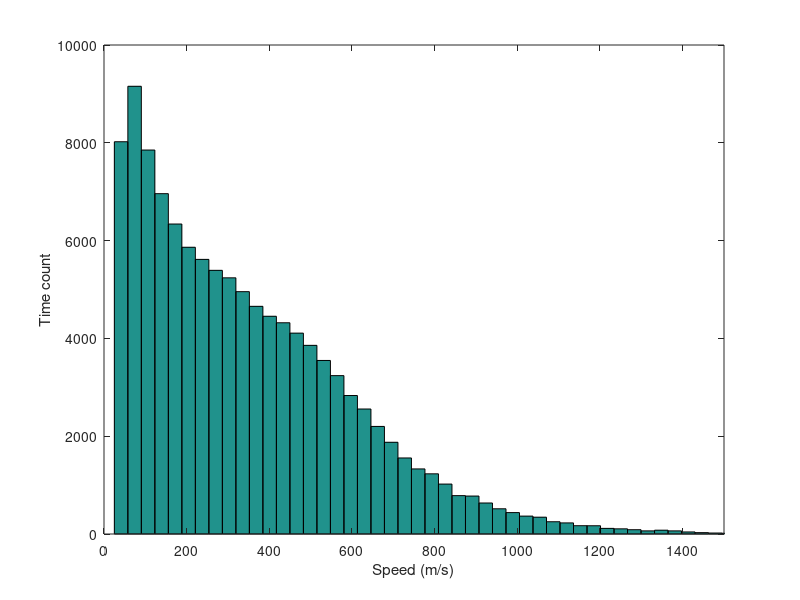

Write the MATLAB code that produced this figure. (Note: this script raises an error after producing the figure.)
load('BehaviorAprilAndNatureIn2DHISTO.mat')
close all
figure
Alllinespeed(Alllinespeed<=0)=[];Alllinespeed(Alllinespeed>=2000)=[];
temp=hist(Alllinespeed,60)
hist(Alllinespeed,60)

xlim([0 1500])
ylabel('Time count')
xlabel('Speed (m/s)')
h = findobj(gca,'Type','patch');
h.FaceColor = [0 0.4470 0.7410];
h.EdgeColor = [0 0.4470 0.7410];

figure
hist(AllFacedirect,[-180:9:180])
xlim([-180 180])
ylabel('Time count')
xlabel('Azimuth (degree)')
xticks([-180 -90 0 90 180])
h = findobj(gca,'Type','patch');
h.FaceColor = [0 0.4470 0.7410];
h.EdgeColor = [0 0.4470 0.7410];

visit=zeros(20,20)
for i=1:length(Alldata2d)
    x=floor(Alldata2d(i,1)/60)+1;
    y=floor(Alldata2d(i,2)/60)+1;
    
    if length(intersect(x,[1:20]))==1 && length(intersect(y,[1:20]))==1
        visit(x,y)=visit(x,y)+1;
    end
    
end
figure('Position',[300 300 300 300])
imagesc(visit)
xticks([])
yticks([])
